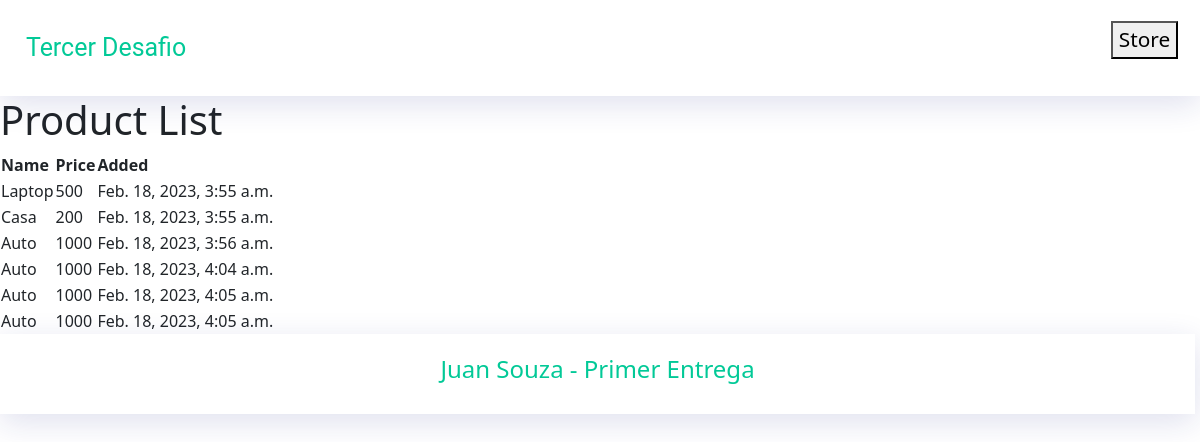
The app's page /products/list/, older data.
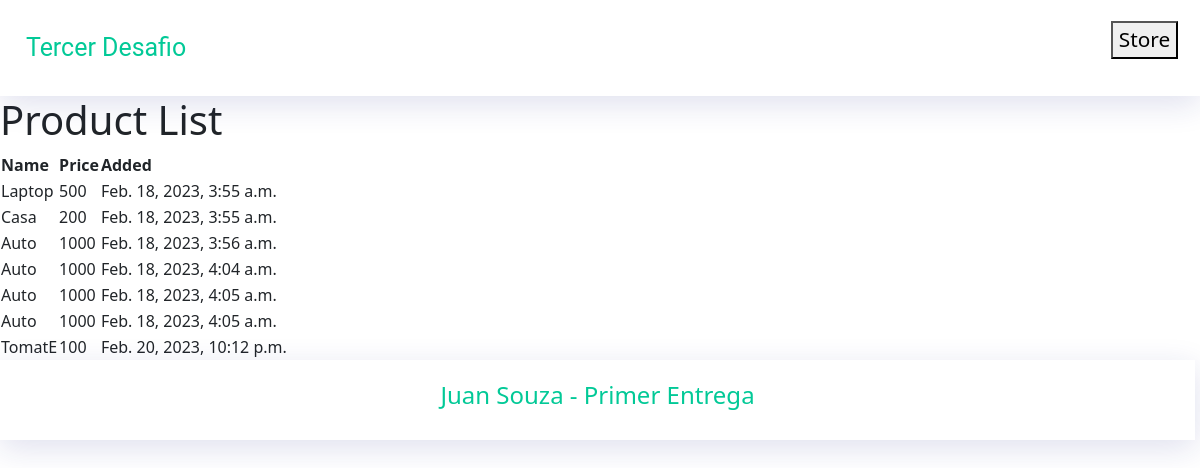
The same page, newer data.
### AppCoder/models.py (models this page shows, shortened)
class Product(models.Model):
    name = models.CharField(max_length=40)
    price = models.IntegerField()
    added = models.DateTimeField(auto_now_add=True, null=True)

### AppCoder/views.py (the view)
# urls.py: path('products/list/', product_list, name='product_list'),
def product_list(request):
    products = Product.objects.all()
    return render(request, 'layout/views/product_list.html', {'products': products})

### AppCoder/templates/layout/views/product_list.html
{% extends 'layout/page.html' %}
{% block content %}
    <h1>Product List</h1>
    <table>
        <thead>
            <tr>
                <th>Name</th>
                <th>Price</th>
                <th>Added</th>
            </tr>
        </thead>
        <tbody>
            {% for product in products %}
                <tr>
                    <td>{{ product.name }}</td>
                    <td>{{ product.price }}</td>
                    <td>{{ product.added }}</td>
                </tr>
            {% empty %}
                <tr>
                    <td colspan="3">No products found.</td>
                </tr>
            {% endfor %}
        </tbody>
    </table>
{% endblock %}

Row changes from the older to the newer data that the page shows:
added Product: name "TomatE", price "100", added "Feb. 20, 2023, 10:12 p.m."
